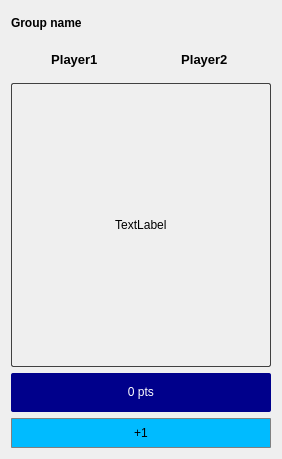
<?xml version="1.0" encoding="UTF-8"?>
<ui version="4.0">
 <class>LMProfile</class>
 <widget class="QWidget" name="LMProfile">
  <property name="enabled">
   <bool>true</bool>
  </property>
  <property name="geometry">
   <rect>
    <x>0</x>
    <y>0</y>
    <width>282</width>
    <height>459</height>
   </rect>
  </property>
  <property name="minimumSize">
   <size>
    <width>282</width>
    <height>459</height>
   </size>
  </property>
  <property name="maximumSize">
   <size>
    <width>282</width>
    <height>459</height>
   </size>
  </property>
  <property name="windowTitle">
   <string>LMProfile</string>
  </property>
  <property name="styleSheet">
   <string notr="true">QPushButton
                {
                color:#000;
                border:1px solid gray;
                border-radius:10px 10px 10px;
                padding : 0px;
                }

                QLabel#groupPicture{
                padding:0px;
                border:1px solid #404040;
                border-radius:2px;
                }

                QLabel#groupNote
                {
                padding : 2px;
                background-color:darkBlue;
                color :white;
                border-radius: 2px;

                }

                QPushButton#point1
                {
                background-color:#0bf;
                border-radius: 1px;
                }
            </string>
  </property>
  <layout class="QVBoxLayout" name="verticalLayout_2">
   <item>
    <layout class="QVBoxLayout" name="verticalLayout">
     <item>
      <widget class="QLabel" name="groupName">
       <property name="sizePolicy">
        <sizepolicy hsizetype="Preferred" vsizetype="Minimum">
         <horstretch>0</horstretch>
         <verstretch>0</verstretch>
        </sizepolicy>
       </property>
       <property name="maximumSize">
        <size>
         <width>16777215</width>
         <height>25</height>
        </size>
       </property>
       <property name="styleSheet">
        <string notr="true">font: 75 14pt &quot;Serif&quot;;
                                    font-weight:bold;
                                </string>
       </property>
       <property name="text">
        <string>&lt;html&gt;&lt;head/&gt;&lt;body&gt;&lt;p&gt;Group
                                    name&lt;/p&gt;&lt;/body&gt;&lt;/html&gt;
                                </string>
       </property>
      </widget>
     </item>
     <item>
      <layout class="QHBoxLayout" name="horizontalLayout">
       <property name="spacing">
        <number>0</number>
       </property>
       <item>
        <widget class="QLabel" name="player1">
         <property name="maximumSize">
          <size>
           <width>145</width>
           <height>35</height>
          </size>
         </property>
         <property name="styleSheet">
          <string notr="true">font: 75 italic 11pt
                                            &quot;Arial&quot;;
                                        </string>
         </property>
         <property name="text">
          <string>&lt;html&gt;&lt;head/&gt;&lt;body&gt;&lt;p&gt;&lt;span
                                            style=&quot; font-size:10pt;
                                            font-weight:600;&quot;&gt;Player1&lt;/span&gt;&lt;/p&gt;&lt;/body&gt;&lt;/html&gt;
                                        </string>
         </property>
         <property name="alignment">
          <set>Qt::AlignCenter</set>
         </property>
         <property name="wordWrap">
          <bool>true</bool>
         </property>
        </widget>
       </item>
       <item>
        <widget class="QLabel" name="player2">
         <property name="maximumSize">
          <size>
           <width>145</width>
           <height>35</height>
          </size>
         </property>
         <property name="styleSheet">
          <string notr="true">font: 75 italic 11pt
                                            &quot;Arial&quot;;
                                        </string>
         </property>
         <property name="text">
          <string>&lt;html&gt;&lt;head/&gt;&lt;body&gt;&lt;p&gt;&lt;span
                                            style=&quot; font-size:10pt;
                                            font-weight:600;&quot;&gt;Player2&lt;/span&gt;&lt;/p&gt;&lt;/body&gt;&lt;/html&gt;
                                        </string>
         </property>
         <property name="alignment">
          <set>Qt::AlignCenter</set>
         </property>
         <property name="wordWrap">
          <bool>true</bool>
         </property>
        </widget>
       </item>
      </layout>
     </item>
    </layout>
   </item>
   <item>
    <widget class="QLabel" name="groupPicture">
     <property name="styleSheet">
      <string notr="true"/>
     </property>
     <property name="frameShape">
      <enum>QFrame::Panel</enum>
     </property>
     <property name="frameShadow">
      <enum>QFrame::Sunken</enum>
     </property>
     <property name="text">
      <string>&lt;html&gt;&lt;head/&gt;&lt;body&gt;&lt;p
                            align=&quot;center&quot;&gt;TextLabel&lt;/p&gt;&lt;/body&gt;&lt;/html&gt;
                        </string>
     </property>
     <property name="scaledContents">
      <bool>true</bool>
     </property>
    </widget>
   </item>
   <item>
    <widget class="QLabel" name="groupNote">
     <property name="minimumSize">
      <size>
       <width>0</width>
       <height>39</height>
      </size>
     </property>
     <property name="maximumSize">
      <size>
       <width>16777215</width>
       <height>39</height>
      </size>
     </property>
     <property name="styleSheet">
      <string notr="true"/>
     </property>
     <property name="text">
      <string>&lt;html&gt;&lt;head/&gt;&lt;body&gt;&lt;p
                            align=&quot;center&quot;&gt;0 pts&lt;/p&gt;&lt;/body&gt;&lt;/html&gt;
                        </string>
     </property>
    </widget>
   </item>
   <item>
    <widget class="QPushButton" name="point1">
     <property name="sizePolicy">
      <sizepolicy hsizetype="Preferred" vsizetype="Preferred">
       <horstretch>0</horstretch>
       <verstretch>0</verstretch>
      </sizepolicy>
     </property>
     <property name="minimumSize">
      <size>
       <width>0</width>
       <height>30</height>
      </size>
     </property>
     <property name="maximumSize">
      <size>
       <width>16777215</width>
       <height>30</height>
      </size>
     </property>
     <property name="text">
      <string>+1</string>
     </property>
    </widget>
   </item>
  </layout>
 </widget>
 <resources/>
 <connections/>
</ui>
